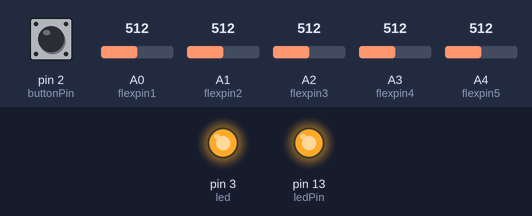
A sketch run on a simulated Arduino Uno, built with avr-gcc and run on an emulated ATmega328P. Shown: output pins drawn as LEDs (lit = HIGH). The test bench sets the inputs (shaded band); at power-on: pin 2 (buttonPin) HIGH, A0 (flexpin1) = 512, A1 (flexpin2) = 512, A2 (flexpin3) = 512, A3 (flexpin4) = 512, A4 (flexpin5) = 512.

Above: at 1.8 s.
1.9 s: pin 2 (buttonPin) pulled LOW for 1.2 s
At 2.6 s:
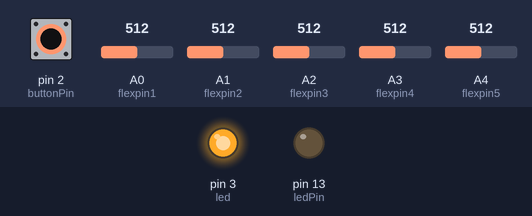
5.5 s: pin 2 (buttonPin) pulled LOW for 3.2 s
At 9.7 s:
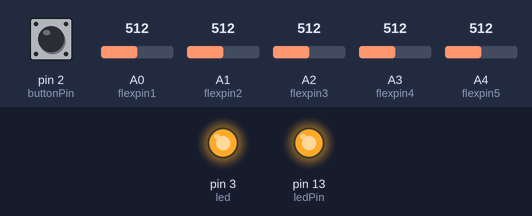
Timing chart, 0 to 11.2 s (numbered marks = the images above; inputs shaded):
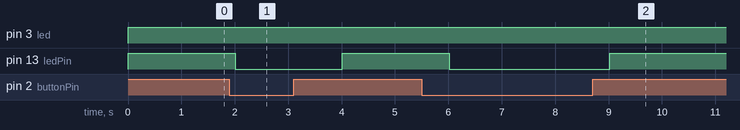

Measured:
- after the input at 1.9 s, pin 13 (ledPin): HIGH → LOW after 0.11 s, → HIGH 2.0 s later
- after the input at 5.5 s, pin 13 (ledPin): HIGH → LOW after 0.51 s, → HIGH 3.0 s later

The sketch:

transmitter.ino
```cpp
//setup commands for Xbee
//+++
//ATDH13A200
//ATDL40B7A19B
//ATWR
//ATCN

const int flexpin1 = A0;   //pin setup for analog inputs from flex sensor
const int flexpin2 = A1;
const int flexpin3 = A2;
const int flexpin4 = A3;
const int flexpin5 = A4;

const int p1= 10;//change this value
const int p2= 20;//change this value
const int p3= 30;//change this value
const int p4= 40;//change this value
const int p5= 50;//change this value

const int buttonPin = 2;     // pin init for mode button
int led = 3;                 // pin init for mode indicator led
int ledPin = 13;             // pin init for ACK led
const int pop=7;             // supply rail for button
int buttonState = 0;         // variable for reading the pushbutton status

void setup()
{
  pinMode( led  , OUTPUT);
  pinMode(ledPin, OUTPUT);
  pinMode(buttonPin, INPUT);

}

void loop()
{
  int fp1,fp2,fp3,fp4,fp5; // Input value from the analog pin.
  int i1,i2,i3,i4,i5;
  digitalWrite(led, HIGH);
  fp1 = analogRead(flexpin1);
  fp2 = analogRead(flexpin2);
  fp3 = analogRead(flexpin3);
  fp4 = analogRead(flexpin4);
  fp5 = analogRead(flexpin5);
  Serial.print("sensor 1: ");
  Serial.println(fp1);
  Serial.print("sensor 2: ");
  Serial.println(fp2);
  Serial.print("sensor 3: ");
  Serial.println(fp3);
  Serial.print("sensor 4: ");
  Serial.println(fp4);
  Serial.print("sensor 5: ");
  Serial.println(fp5);
  if(abs(fp1)>=p1)
      i1=1;
  else
      i1=0;
  if(abs(fp2)>=p2)
      i2=1;
  else
      i2=0;
  if(abs(fp3)>=p3)
      i3=1;
  else
      i3=0;
  if(abs(fp4)>=p4)
      i4=1;
  else
      i4=0;
  if(abs(fp5)>=p5)
      i5=1;
  else
      i5=0;
  long int ans = (i1*10000)+(i2*1000)+(i3*100)+(i4*10)+i5;
  buttonState = digitalRead(buttonPin);
  digitalWrite(ledPin,buttonState);
  if (buttonState == LOW)    //Character mode loop
{
  ans+=200000;
}
 else                        //Sentence mode loop
{
  ans+=300000;
}
Serial.print(ans);          //transmission key word for Xbee
  delay(1000);
}
```
